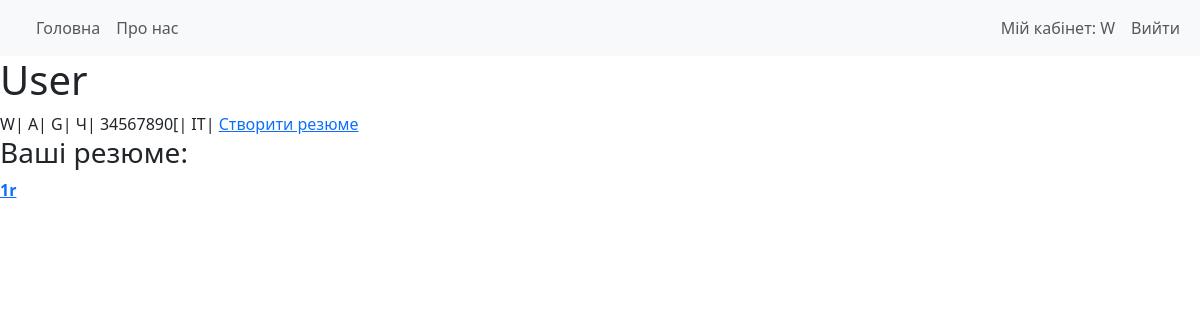
The page /auth_system/job-profil/ (signed in) on the database as committed earlier.
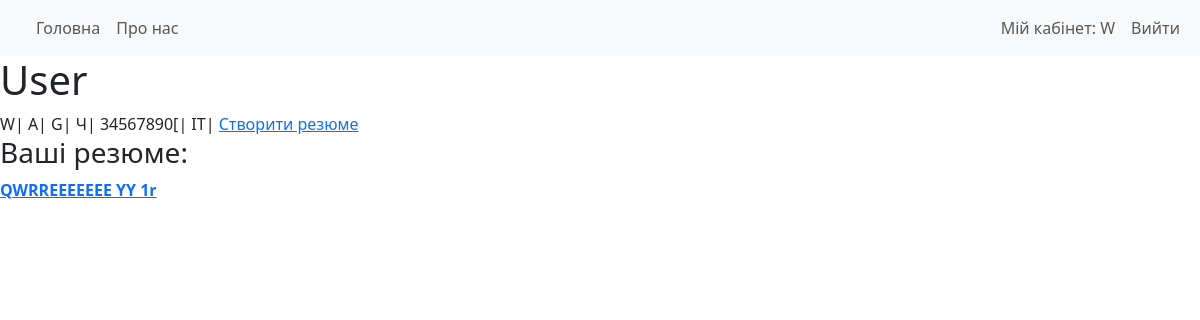
The same page on the database as committed later.
### project/models.py (models this page shows, shortened)
class Resume(models.Model):
    author = models.ForeignKey(User, on_delete=models.CASCADE, related_name="resume")#автор
    title = models.CharField(max_length=256)#Заголовок
    description = models.TextField()#опис
    file = models.FileField(upload_to='resumes/',  null=True, blank=True)#файл

### auth_system/views.py (the view)
# urls.py: path('job-profil/', views.Job_ProfileView.as_view(), name='job_profil'),
class Job_ProfileView(DetailView):
    model = UserProfile
    template_name = "auth_s/profile.html"
    context_object_name = 'profile'
    def get_object(self):
        obj, created = UserProfile.objects.get_or_create(user=self.request.user)
        return obj
    def get_context_data(self, **kwargs):
        context = super().get_context_data(**kwargs)
        context['resumes'] = Resume.objects.filter(author=self.object.user)
        return context

### project/models.py (called while the page is built)
    def __str__(self):
        return self.name

### templates/auth_s/profile.html
{% extends 'base.html' %}
{% load static %}
{% block content %}
<h1>User</h1>
    {{ profile.first_name }}|
    {{ profile.last_name }}|
    {{ profile.patronymic }}|
    {{ profile.gender }}|
    {{ profile.bio }}|
    {{ profile.referral }}|
<a href="{% url 'job_creat_resume' %}">
    Створити резюме
</a>
<h3>Ваші резюме:</h3>
{% for resume in resumes %}
    <a href="{% url 'job_resume' resume.pk %}">
        <strong>{{ resume.title }}</strong>
    </a>
{% empty %}
    <p>Ви ще не створили жодної вакансії.</p>
{% endfor %}
{% endblock %}

Rows that differ between the two databases and show on the page:
now on this page (row edited): Resume: title "QWRREEEEEEE"
now on this page (row edited): Resume: title "YY"
